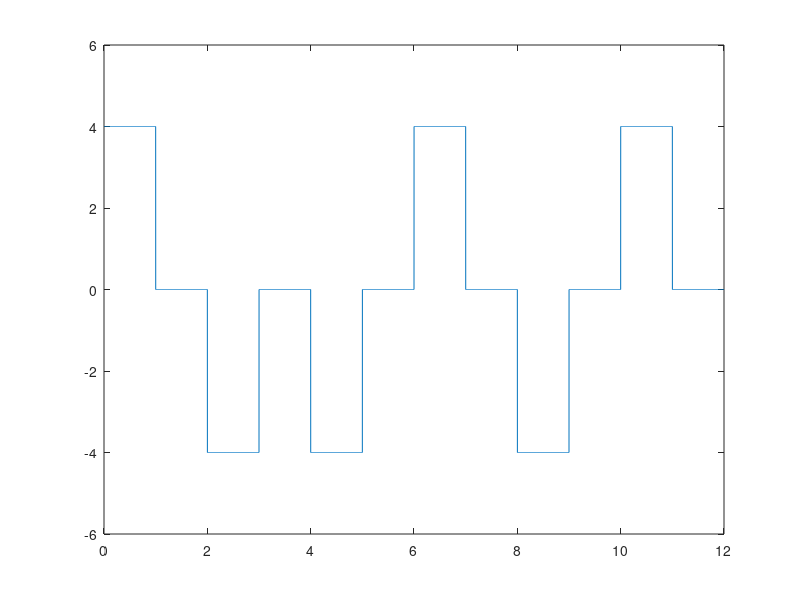

This chart was generated by the following MATLAB code:
clear;

bits = [0,1,1,0,1,0,1,0,1,1,1,1];

bit_rate=1;
voltage=4;
frequency = 1000;
sign = 1;


tmp=voltage;
in = 1;
voltage = voltage*sign;

for i = 1:length(bits)
    if(bits(i)==0)
        y_level(in) = voltage;
        y_level(in+1) = 0;
    else 
        y_level(in) = -voltage;
        y_level(in+1) = 0;
    end
    in = in + 2;
end

voltage=tmp;
bit_rate = bit_rate;
Time=length(bits)/bit_rate; 
dt = 1/frequency;
time = 0:dt:Time;

x = 1;

for i = 1:length(time)
    y_value(i)= y_level(x);
    if time(i)*bit_rate>=x
        x= x+1;
    end
end
     

plot(time,y_value);
axis([0 Time -voltage-2 voltage+2]);


% demodulation

i=1;
in=1;
st=1;
tmp=1*sign;
for j=1:length(time)
  dm = y_value(j)/voltage;
  
  if time(j)*bit_rate>=i
 
      if mod(in,2)==1
          if dm ==tmp
            ans_bits(st)=0;
          else 
            ans_bits(st)=1;
          end 
          st = st + 1;
      end
     
      i=i+1;
      in= in+1;
  end
 end

 disp('Demodulation : ')
 disp(ans_bits)